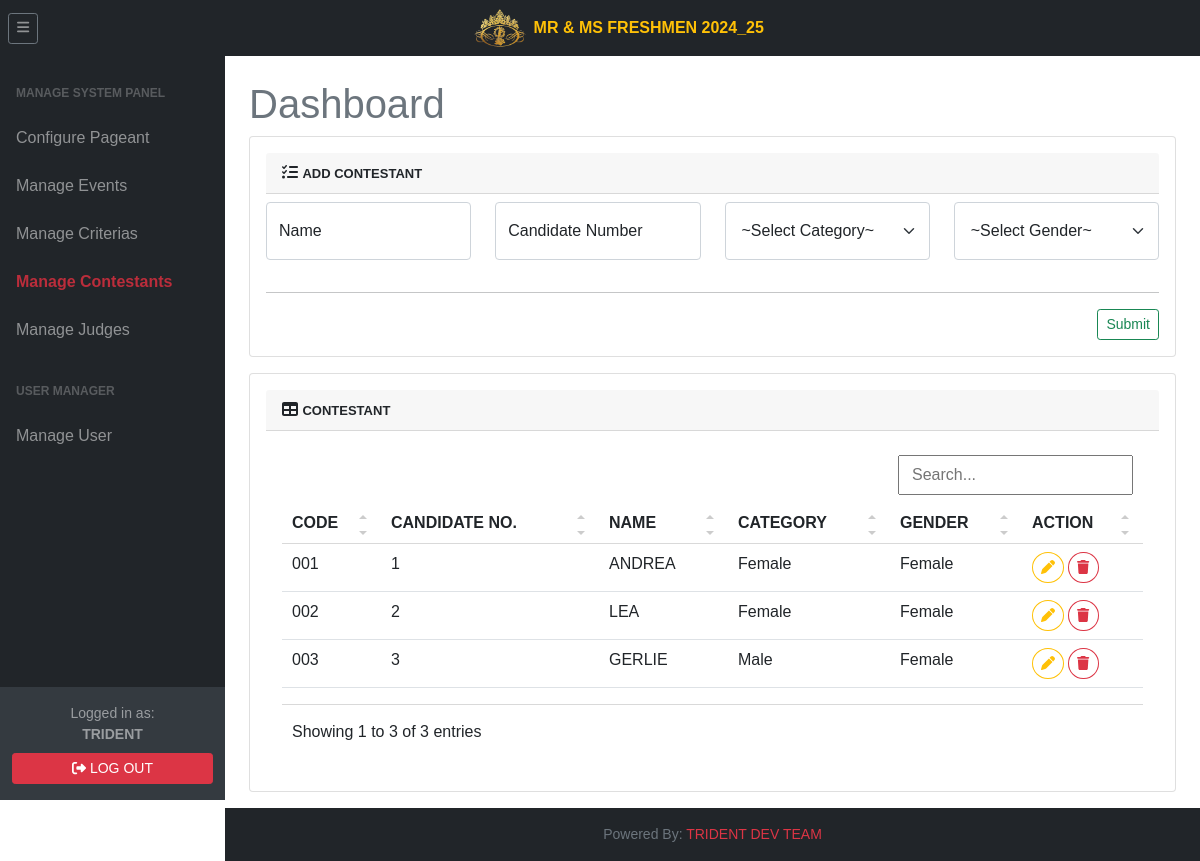
The page /tri.super/superContestant.php (signed in) on the database as committed earlier.
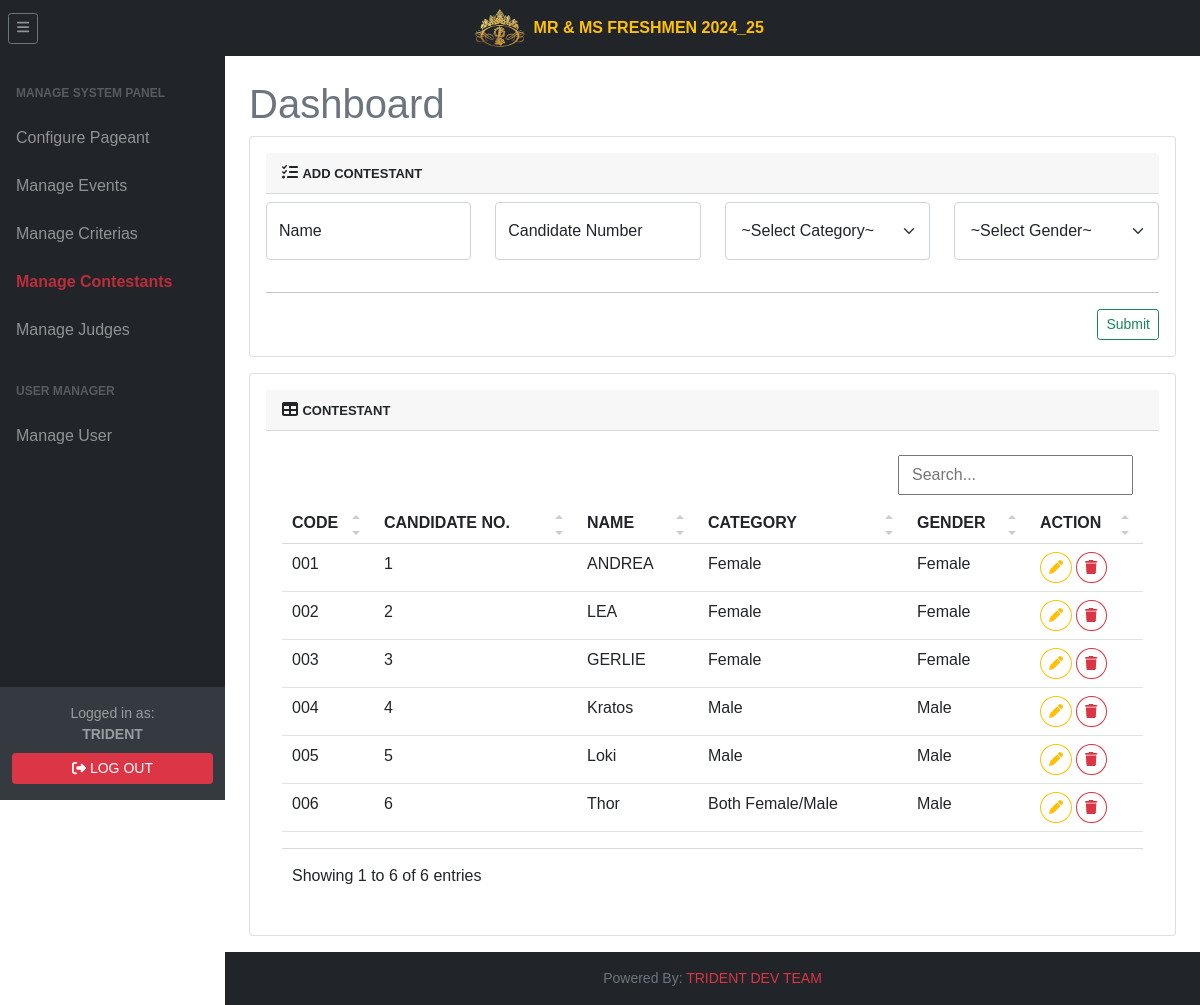
The same page on the database as committed later.
### tables this page shows
CREATE TABLE `setting` (
  `id` int(11) NOT NULL AUTO_INCREMENT,
  `condition_final` varchar(10) DEFAULT NULL,
  `pageant_name` varchar(255) DEFAULT NULL,
  `isGeneral` varchar(4) DEFAULT NULL,
  `logo` varchar(255) DEFAULT NULL,
  `cover_photo` varchar(255) DEFAULT NULL,
  `weighted_scoring` tinyint(4) DEFAULT NULL,
  PRIMARY KEY (`id`)
);

CREATE TABLE `user` (
  `id` int(11) NOT NULL AUTO_INCREMENT,
  `code` varchar(16) DEFAULT NULL,
  `username` varchar(90) DEFAULT NULL,
  `password` varchar(255) DEFAULT NULL,
  `name` varchar(45) DEFAULT NULL,
  `types` varchar(45) DEFAULT NULL,
  `category` varchar(15) DEFAULT NULL,
  `is_both` tinyint(1) DEFAULT NULL,
  `status` tinyint(1) DEFAULT NULL,
  `added_by` varchar(16) DEFAULT NULL,
  `added_timestamp` timestamp NULL DEFAULT NULL,
  `updated_by` varchar(16) DEFAULT NULL,
  `updated_timestamp` timestamp NULL DEFAULT NULL,
  PRIMARY KEY (`id`)
);

CREATE TABLE `contestant` (
  `id` int(11) NOT NULL AUTO_INCREMENT,
  `code` varchar(3) DEFAULT NULL,
  `sequence` int(11) DEFAULT NULL,
  `name` varchar(255) DEFAULT NULL,
  `is_finalist` tinyint(1) DEFAULT NULL,
  `category_code` varchar(15) DEFAULT NULL,
  `gender` varchar(10) DEFAULT NULL,
  PRIMARY KEY (`id`)
);

### include/settings.php (called while the page is built, shortened)
<?php
$settings = mysqli_query($db, "SELECT * FROM setting") or die('query failed');
$fetchSettings = [];
if(mysqli_num_rows($settings) > 0){
    $fetchSettings = mysqli_fetch_assoc($settings);
}
$logo = $fetchSettings['logo'] ?? 'logo.png';
?>

### include/superinclude/superSession.php (called while the page is built, shortened)
<?php
$super = $_SESSION['super'];
?>

### tri.super/superContestant.php (the view, shortened to what this page needs)
<?php
    require '../include/connector/dbconn.php';
    require '../include/superinclude/superSession.php';
    include "../include/settings.php";
?>
<!DOCTYPE html>
<html lang="en">
    <head>
        <link href="../css/dataTable.css" rel="stylesheet" />
        <link href="../css/styles.css" rel="stylesheet" />
        <link rel="stylesheet" href="../css/jquery-ui.min.css">
    </head>
    <body class="sb-nav-fixed">
    <?php include "../include/topNav.php";?>
        <div id="layoutSidenav">
            <div id="layoutSidenav_nav">
            <?php include "../include/superinclude/superSidenav.php";?>
            </div>
            <div id="layoutSidenav_content">
                <main>
                <div class="container-fluid px-4">
                        <h1 class="mt-4 text-muted">Dashboard</h1>
                            <section class="mb-3">
                                <div class="card">
                                        <div class="card-body">
                                            <div class="card-header">
                                                <i class="fas fa-tasks"></i>
                                                <span class="fw-bold" style="font-size: small;">ADD CONTESTANT</span>
                                            </div>
                                            <form action="superCode.php" method="POST">
                                                <div class="row mb-3">
                                                        <div class="col-md-3 mb-3 mt-2">
                                                            <div class="form-floating">
                                                                <input class="form-control" id="contestantName" name="contestantName" type="text" placeholder="" data-maxlength="255" maxlength="255" required/>
                                                                <label for="criteriaName">Name</label>
                                                            </div>
                                                        </div>
                                                        <div class="col-md-3 mb-3 mt-2">
                                                            <div class="form-floating">
                                                                <input class="filter form-control" id="contestantSequence" name="contestantSequence" type="text" placeholder="" data-maxlength="4" maxlength="4" required/>
                                                                <label for="criteriaName">Candidate Number</label>
                                                            </div>
                                                        </div>
                                                        <div class="col-md-3 mb-3 mt-2">
                                                            <div class="form-floating">
                                                                <select class="form-select p-3" id="contestantCategoryType" name="contestantCategoryType" required>
                                                                    <option value="" selected disabled>~Select Category~</option>
                                                                </select>
                                                            </div>
                                                        </div>
                                                        <div class="col-md-3 mb-3 mt-2">
                                                            <div class="form-floating">
                                                                <select class="form-select p-3" id="contestantGender" name="contestantGender">
                                                                    <option value="" selected disabled>~Select Gender~</option>
                                                                </select>
                                                            </div>
                                                        </div>
                                                </div>
                                                    <div><hr class="dropdown-divider"/></div>
                                                        <div class="mt-3 mb-0 d-flex bd-highlight">
                                                            <button class="btn btn-outline-success btn-block ms-auto btn-sm" type="submit" name="addContestants" id="addContestants" style="text-decoration:none; -bs-btn-padding-y: .25rem; --bs-btn-padding-x: .5rem; --bs-btn-font-size: .75rem;">Submit</button>
                                                        </div>
                                            </form>
                                        </div>
                                </div>
                            </section>
                            <section class="mb-3">
                                <div class="card">
                                        <div class="card-body">
                                            <div class="card-header">
                                                <i class="fas fa-table"></i>
                                                <span class="fw-bold" style="font-size: small;">CONTESTANT</span>
                                            </div>
                                            <div class="card-body table-responsive-sm">
                                                <table class="table table-hover" id="data">
                                                <?php
                                                $sqlLogs = contestantTblList;
                                                        $resultLogs = mysqli_query($db,$sqlLogs);
                                                        if(mysqli_num_rows($resultLogs) > 0){
                                                    ?>
                                                    <thead>
                                                        <tr>
                                                            <th>CODE</th>
                                                            <th>CANDIDATE NO.</th>
                                                            <th>NAME</th>
                                                            <th>CATEGORY</th>
                                                            <th>GENDER</th>
                                                            <th>ACTION</th>
                                                        </tr>
                                                    </thead>
                                                    <?php
                                                        while($rowLogs = mysqli_fetch_assoc($resultLogs)){
                                                        ?>
                                                    <tr>
                                                        <td>
                                                            <?=$rowLogs['code']; ?>
                                                        </td>
                                                        <td>
                                                            <?=$rowLogs['sequence']?>
                                                        </td>
                                                        <td>
                                                            <?=$rowLogs['name']; ?>
                                                        </td>
                                                        <td>
                                                            <?php
                                                            $categoryCode = $rowLogs['category_code'];
                                                            switch ($categoryCode) {
                                                                case 'FE':
                                                                    echo 'Female';
                                                                    break;
                                                                case 'MA':
                                                                    echo 'Male';
                                                                    break;
                                                                case 'B':
                                                                    echo 'Both Female/Male';
                                                                    break;
                                                            }
                                                            ?>
                                                        </td>
                                                        <td>
                                                            <?php
                                                            $genderCode = $rowLogs['gender'];
                                                            switch ($genderCode) {
                                                                case 'F':
                                                                    echo 'Female';
                                                                    break;
                                                                case 'M':
                                                                    echo 'Male';
                                                                    break;
                                                            }
                                                            ?>
                                                        </td>
                                                        <td>
                                                            <button data-code='<?= $rowLogs['code']; ?>' class="updateContestantCode btn btn-outline-warning btn-sm rounded-circle"><i class="fa-solid fa-pen"></i></button>
                                                            <button data-code='<?= $rowLogs['code']; ?>' class="deleteContestCode btn btn-outline-danger btn-sm rounded-circle"><i class="fa-solid fa-trash"></i></button>
                                                        </td>
                                                    </tr>
                                                    <?php
                                                            }
                                                        } else {
                                                            echo "<h3 class='text-danger text-center mt-3'>No Existing Data Found!</h3>";
                                                        }
                                                    ?>
                                                </table>
                                            </div>
                                    </div>
                                </div>
                            </section>
                    </div>
                </main>
                <?php include "../include/footer.php";?>
            </div>
        </div>
</body>
</html>

### include/topNav.php
<nav class="sb-topnav navbar navbar-expand navbar-dark bg-dark">
            <?php
                $pageantName = isset($fetchSettings['pageant_name']) && $fetchSettings['pageant_name'] !== '' ? htmlspecialchars($fetchSettings['pageant_name']) : 'Pageant';
            ?>
            <button class="btn btn-link btn-sm order-1 order-lg-0 me-3 me-lg-0 ms-2 border border-secondary" id="sidebarToggle" href="#!"><i class="fas fa-bars"></i></button>
            <div class="mx-auto d-flex align-items-center">
                <img src="../assets/img/<?=$logo?>" alt="Logo" height="40" class="me-2">
                <span class="text-warning fw-bold" style="font-size: 1rem;"><?= $pageantName ?></span>
            </div>
</nav>

### include/superinclude/superSidenav.php
<?php
         $select = mysqli_query($db, "SELECT * FROM user WHERE code = '$super' ") or die('query failed');
         if(mysqli_num_rows($select) > 0){
            $fetch = mysqli_fetch_assoc($select);
         }
?>
<div id="layoutSidenav_nav">
                <nav class="sb-sidenav accordion sb-sidenav-dark" id="sidenavAccordion">
                    <div class="sb-sidenav-menu">
                        <div class="nav category-buttons">
                        <div class="sb-sidenav-menu-heading">Manage System Panel</div>
                            <a class="event_category nav-link" href="superBackup.php">
                                Configure Pageant
                            </a>
                            <a class="event_category nav-link" href="superEvent.php">
                                Manage Events
                            </a>
                            <a class="event_category nav-link" href="superCriteria.php">
                                Manage Criterias
                            </a>
                            <a class="event_category nav-link" href="superContestant.php">
                                Manage Contestants
                            </a>
                            <a class="event_category nav-link" href="superjudge.php">
                                Manage Judges
                            </a>
                            <div class="sb-sidenav-menu-heading">User Manager</div>
                            <a class="event_category nav-link" href="superUser.php">
                                Manage User
                            </a>
                        </div>
                    </div>
                    <div class="sb-sidenav-footer py-3">
                        <div class="small text-center mb-2">Logged in as:
                            <div class="fw-bold"><?php echo $fetch['name']; ?></div>
                        </div>
                        <a href="../tri.login/logout.php" class="btn btn-danger btn-sm w-100">
                            <i class="fa-solid fa-right-from-bracket"></i> LOG OUT
                        </a>
                    </div>
                </nav>
            </div>

### include/footer.php
<footer class="py-3 bg-dark mt-auto">
                    <div class="container-fluid px-4">
                        <div class="d-flex align-items-center justify-content-center small">
                            <div class="text-muted">Powered By: <span class="text-danger">TRIDENT DEV TEAM</span></div>
                        </div>
                    </div>
</footer>

### css/dataTable.css (style rules this page uses)
.datatable-table { max-width: 100%; width: 100%; border-spacing: 0; border-collapse: separate; }

### tri.super/superContestant.php (style rules this page uses)
body { margin: 0; background-size: cover; background-position: center; background-repeat: no-repeat; background-attachment: fixed; font-family: Arial; }

Rows that differ between the two databases and show on the page:
changed contestant "GERLIE": category_code "Male" → "Female"
added contestant: code "004", sequence "4", name "Kratos", category_code "Male", gender "Male"
added contestant: code "005", sequence "5", name "Loki", category_code "Male", gender "Male"
added contestant: code "006", sequence "6", name "Thor", category_code "Both Female/Male", gender "Male"
Other text that changed with them:
text written by a page script: "Showing 1 to 3 of 3 entries" → "Showing 1 to 6 of 6 entries"
